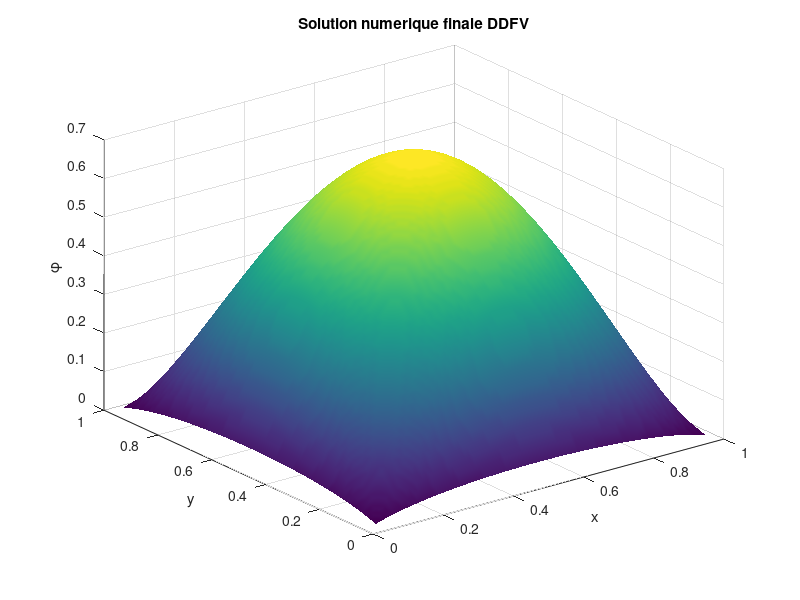

Write the MATLAB code that produced this figure.
% Implementation DDFVM pour l'équation de Darcy
clear all; clc;

%% Paramètres du problème
h = 0.05;  % taille de maille
N = 1/h;   % nombre de cellules par dimension

% Tenseur de perméabilité anisotrope
D = [1, 0; 0, 1];

%% Génération des grilles
% Grille primale (centres)
[xp, yp] = meshgrid(h/2:h:1-h/2, h/2:h:1-h/2);
% Grille duale (sommets)  
[xd, yd] = meshgrid(0:h:1, 0:h:1);

% Conversion en vecteurs
xp = xp(:); yp = yp(:);
xd = xd(:); yd = yd(:);

%% Dimensions
n_prim = length(xp);    % N^2 points primaux
n_dual = length(xd);    % (N+1)^2 points duaux  
total_dof = n_prim + n_dual;

%% Initialisation du système global
A_global = zeros(total_dof);
F_global = zeros(total_dof, 1);

%% Fonction source
f_source = @(x,y) 10;%% Production



%% ASSEMBLAGE DES EQUATIONS PRIMALES
for i = 1:N
    for j = 1:N
        % Index global du point primal courant
        idx_current = (j-1)*N + i;
        
        % Coefficients alpha (simplifi?s - tenseur constant)
        D_ij = D; D_ip1j = D; D_im1j = D; D_ijp1 = D; D_ijm1 = D;
        
        % Calcul des coefficients alpha selon formules pages 29-30
        alpha_center = 2*D_ij(2,2)*D_ijp1(2,2)/(D_ij(2,2)+D_ijp1(2,2)) + ...
                       2*D_ij(2,2)*D_ijm1(2,2)/(D_ij(2,2)+D_ijm1(2,2)) + ...
                       2*D_ij(1,1)*D_im1j(1,1)/(D_ij(1,1)+D_im1j(1,1)) + ...
                       2*D_ij(1,1)*D_ip1j(1,1)/(D_ij(1,1)+D_ip1j(1,1));
        
        alpha_north = -2*D_ij(2,2)*D_ijp1(2,2)/(D_ij(2,2)+D_ijp1(2,2));
        alpha_south = -2*D_ij(2,2)*D_ijm1(2,2)/(D_ij(2,2)+D_ijm1(2,2));
        alpha_east = -2*D_ij(1,1)*D_ip1j(1,1)/(D_ij(1,1)+D_ip1j(1,1));
        alpha_west = -2*D_ij(1,1)*D_im1j(1,1)/(D_ij(1,1)+D_im1j(1,1));
        
        alpha_ne = -(D_ij(2,2)*D_ijp1(2,1) + D_ijp1(2,2)*D_ij(2,1))/(D_ij(2,2)+D_ijp1(2,2)) - ...
                   (D_ij(1,1)*D_ip1j(1,2) + D_ip1j(1,1)*D_ij(1,2))/(D_ij(1,1)+D_ip1j(1,1));
        
        alpha_nw = (D_ij(2,2)*D_ijp1(2,1) + D_ijp1(2,2)*D_ij(2,1))/(D_ij(2,2)+D_ijp1(2,2)) + ...
                   (D_ij(1,1)*D_im1j(1,2) + D_im1j(1,1)*D_ij(1,2))/(D_ij(1,1)+D_im1j(1,1));
        
        alpha_se = (D_ij(2,2)*D_ijm1(2,1) + D_ijm1(2,2)*D_ij(2,1))/(D_ij(2,2)+D_ijm1(2,2)) + ...
                   (D_ij(1,1)*D_ip1j(1,2) + D_ip1j(1,1)*D_ij(1,2))/(D_ij(1,1)+D_ip1j(1,1));
        
        alpha_sw = -(D_ij(2,2)*D_ijm1(2,1) + D_ijm1(2,2)*D_ij(2,1))/(D_ij(2,2)+D_ijm1(2,2)) - ...
                   (D_ij(1,1)*D_im1j(1,2) + D_im1j(1,1)*D_ij(1,2))/(D_ij(1,1)+D_im1j(1,1));
        
        % Terme diagonal
        A_global(idx_current, idx_current) = alpha_center;
        
        % Voisins primaux NORD
        if j < N
            idx_north = (j)*N + i;
            A_global(idx_current, idx_north) = alpha_north;
        end
        
        % Voisins primaux SUD
        if j > 1
            idx_south = (j-2)*N + i;
            A_global(idx_current, idx_south) = alpha_south;
        end
        
        % Voisins primaux EST
        if i < N
            idx_east = (j-1)*N + (i+1);
            A_global(idx_current, idx_east) = alpha_east;
        end
        
        % Voisins primaux OUEST
        if i > 1
            idx_west = (j-1)*N + (i-1);
            A_global(idx_current, idx_west) = alpha_west;
        end
        
        % Voisins duaux NORD-EST
        if i < N && j < N
            idx_ne = n_prim + (j)*(N+1) + (i+1);
            A_global(idx_current, idx_ne) = alpha_ne;
        end
        
        % Voisins duaux NORD-OUEST
        if i > 1 && j < N
            idx_nw = n_prim + (j)*(N+1) + i;
            A_global(idx_current, idx_nw) = alpha_nw;
        end
        
        % Voisins duaux SUD-EST
        if i < N && j > 1
            idx_se = n_prim + (j-1)*(N+1) + (i+1);
            A_global(idx_current, idx_se) = alpha_se;
        end
        
        % Voisins duaux SUD-OUEST
        if i > 1 && j > 1
            idx_sw = n_prim + (j-1)*(N+1) + i;
            A_global(idx_current, idx_sw) = alpha_sw;
        end
        
        % Terme source
        x_coord = (i-0.5)*h;
        y_coord = (j-0.5)*h;
        F_global(idx_current) = h^2 * f_source(x_coord, y_coord);
    end
end

%% ASSEMBLAGE DES EQUATIONS DUALES
for i = 0:N
    for j = 0:N
        % Index global du point dual courant
        idx_current_dual = n_prim + j*(N+1) + i + 1;
        
        % ?quations duales seulement pour l'int?rieur
        if i > 0 && i < N && j > 0 && j < N
            % Coefficients beta (simplifi?s)
            D_ij = D; D_ip1j = D; D_im1j = D; D_ijp1 = D; D_ijm1 = D;
            D_ip1jp1 = D;
            
            % Coefficient diagonal beta (formule page 31)
            beta_center = (D_ijp1(2,2) + D_ip1jp1(2,2))/2 - ...
                         (D_ip1jp1(1,2) - D_ijp1(1,2))^2/(2*(D_ijp1(1,1) + D_ip1jp1(1,1))) + ...
                         (D_ij(2,2) + D_ip1j(2,2))/2 - ...
                         (D_ip1j(1,2) - D_ij(1,2))^2/(2*(D_ij(1,1) + D_ip1j(1,1))) + ...
                         (D_ip1jp1(1,1) + D_ip1j(1,1))/2 - ...
                         (D_ip1jp1(2,1) - D_ip1j(2,1))^2/(2*(D_ip1jp1(2,2) + D_ip1j(2,2))) + ...
                         (D_ij(1,1) + D_ijp1(1,1))/2 - ...
                         (D_ijp1(2,1) - D_ij(2,1))^2/(2*(D_ijp1(2,2) + D_ij(2,2)));
            
            A_global(idx_current_dual, idx_current_dual) = beta_center;
            
            % Voisins duaux NORD
            if j < N-1
                idx_dual_north = n_prim + (j+1)*(N+1) + i + 1;
                beta_north = -(D_ijp1(2,2) + D_ip1jp1(2,2))/2 + ...
                            (D_ip1jp1(1,2) - D_ijp1(1,2))^2/(2*(D_ijp1(1,1) + D_ip1jp1(1,1)));
                A_global(idx_current_dual, idx_dual_north) = beta_north;
            end
            
            % Voisins duaux SUD
            if j > 1
                idx_dual_south = n_prim + (j-1)*(N+1) + i + 1;
                beta_south = -(D_ij(2,2) + D_ip1j(2,2))/2 + ...
                            (D_ip1j(1,2) - D_ij(1,2))^2/(2*(D_ij(1,1) + D_ip1j(1,1)));
                A_global(idx_current_dual, idx_dual_south) = beta_south;
            end
            
            % Voisins duaux EST
            if i < N-1
                idx_dual_east = n_prim + j*(N+1) + i + 2;
                beta_east = -(D_ip1jp1(1,1) + D_ip1j(1,1))/2 + ...
                           (D_ip1jp1(2,1) - D_ip1j(2,1))^2/(2*(D_ip1jp1(2,2) + D_ip1j(2,2)));
                A_global(idx_current_dual, idx_dual_east) = beta_east;
            end
            
            % Voisins duaux OUEST
            if i > 1
                idx_dual_west = n_prim + j*(N+1) + i;
                beta_west = -(D_ij(1,1) + D_ijp1(1,1))/2 + ...
                           (D_ijp1(2,1) - D_ij(2,1))^2/(2*(D_ijp1(2,2) + D_ij(2,2)));
                A_global(idx_current_dual, idx_dual_west) = beta_west;
            end
            
            % Voisins primaux connect?s (formules pages 33-34)
            % Point (i,j)
            if i >= 1 && i <= N && j >= 1 && j <= N
                idx_prim_ij = (j-1)*N + i;
                beta_ij = -(D_ip1j(1,1)*D_ij(2,1) + D_ij(1,1)*D_ip1j(2,1))/(D_ij(1,1) + D_ip1j(1,1)) - ...
                          (D_ijp1(2,2)*D_ij(1,2) + D_ij(2,2)*D_ijp1(1,2))/(D_ij(2,2) + D_ijp1(2,2));
                A_global(idx_current_dual, idx_prim_ij) = beta_ij;
            end
            
            % Point (i,j+1)
            if i >= 1 && i <= N && j+1 >= 1 && j+1 <= N
                idx_prim_ijp1 = (j)*N + i;
                beta_ijp1 = (D_ijp1(1,1)*D_ip1jp1(2,1) + D_ip1jp1(1,1)*D_ijp1(2,1))/(D_ijp1(1,1) + D_ip1jp1(1,1)) + ...
                            (D_ijp1(2,2)*D_ij(1,2) + D_ij(2,2)*D_ijp1(1,2))/(D_ij(2,2) + D_ijp1(2,2));
                A_global(idx_current_dual, idx_prim_ijp1) = beta_ijp1;
            end
            
            % Point (i+1,j)
            if i+1 >= 1 && i+1 <= N && j >= 1 && j <= N
                idx_prim_ip1j = (j-1)*N + (i+1);
                beta_ip1j = (D_ip1j(1,1)*D_ij(2,1) + D_ij(1,1)*D_ip1j(2,1))/(D_ij(1,1) + D_ip1j(1,1)) + ...
                           (D_ip1j(2,2)*D_ip1jp1(1,2) + D_ip1jp1(2,2)*D_ip1j(2,1))/(D_ip1j(2,2) + D_ip1jp1(2,2));
                A_global(idx_current_dual, idx_prim_ip1j) = beta_ip1j;
            end
            
            % Point (i+1,j+1)
            if i+1 >= 1 && i+1 <= N && j+1 >= 1 && j+1 <= N
                idx_prim_ip1jp1 = (j)*N + (i+1);
                beta_ip1jp1 = -(D_ijp1(1,1)*D_ip1jp1(2,1) + D_ip1jp1(1,1)*D_ijp1(2,1))/(D_ijp1(1,1) + D_ip1jp1(1,1)) - ...
                              (D_ip1j(2,2)*D_ip1jp1(1,2) + D_ip1jp1(2,2)*D_ip1j(2,1))/(D_ip1j(2,2) + D_ip1jp1(2,2));
                A_global(idx_current_dual, idx_prim_ip1jp1) = beta_ip1jp1;
            end
            
            % Terme source dual
            x_coord_dual = i*h;
            y_coord_dual = j*h;
            F_global(idx_current_dual) = h^2 * f_source(x_coord_dual, y_coord_dual);
        end
    end
end

%% APPLICATION DES CONDITIONS AUX LIMITES DIRICHLET
% Conditions Dirichlet homogènes sur tous les bords

% Bords primaux (? = 0 sur ??)
for i = 1:N
    % Bord inf?rieur (j=1)
    idx_bottom = (1-1)*N + i;
    A_global(idx_bottom, :) = 0;
    A_global(idx_bottom, idx_bottom) = 1;
    F_global(idx_bottom) = 0;
    
    % Bord sup?rieur (j=N)
    idx_top = (N-1)*N + i;
    A_global(idx_top, :) = 0;
    A_global(idx_top, idx_top) = 1;
    F_global(idx_top) = 0;
end

for j = 1:N
    % Bord gauche (i=1)
    idx_left = (j-1)*N + 1;
    A_global(idx_left, :) = 0;
    A_global(idx_left, idx_left) = 1;
    F_global(idx_left) = 0;
    
    % Bord droit (i=N)
    idx_right = (j-1)*N + N;
    A_global(idx_right, :) = 0;
    A_global(idx_right, idx_right) = 1;
    F_global(idx_right) = 0;
end

% Bords duaux (? = 0 sur ??)
for i = 0:N
    % Bord inf?rieur dual (j=0)
    idx_dual_bottom = n_prim + 0*(N+1) + i + 1;
    A_global(idx_dual_bottom, :)=0;
    A_global(idx_dual_bottom, idx_dual_bottom) = 1;
    F_global(idx_dual_bottom) = 0;
    
    % Bord sup?rieur dual (j=N)
    idx_dual_top = n_prim + N*(N+1) + i + 1;
    A_global(idx_dual_top, :) = 0;
    A_global(idx_dual_top, idx_dual_top) = 1;
    F_global(idx_dual_top) = 0;
end

for j = 0:N
    % Bord gauche dual (i=0)
    idx_dual_left = n_prim + j*(N+1) + 0 + 1;
    A_global(idx_dual_left, :) = 0;
    A_global(idx_dual_left, idx_dual_left) = 1;
    F_global(idx_dual_left) = 0;
    
    % Bord droit dual (i=N)
    idx_dual_right = n_prim + j*(N+1) + N + 1;
    A_global(idx_dual_right, :) = 0;
    A_global(idx_dual_right, idx_dual_right) = 1;
    F_global(idx_dual_right) = 0;
end

%% RESOLUTION DU SYSTEME LINEAIRE
fprintf('R?solution du syst?me DDFV...\n');
fprintf('Taille du syst?me: %d x %d\n', total_dof, total_dof);
fprintf('Nombre de points primaux: %d\n', n_prim);
fprintf('Nombre de points duaux: %d\n', n_dual);

% Vérification que la matrice n'est pas singuli?re
if rank(A_global) < total_dof
    warning('La matrice est singulière ou mal conditionnée');
end

% R?solution
phi_solution = A_global \ F_global;

% Extraction des solutions primale et duale
phi_prim = phi_solution(1:n_prim);
phi_dual = phi_solution(n_prim+1:end);

% Reformater les coordonnées primales et duales en matrices
Xp = reshape(xp, N, N);
Yp = reshape(yp, N, N);
PhiP = reshape(phi_prim, N, N);

Xd = reshape(xd, N+1, N+1);
Yd = reshape(yd, N+1, N+1);
PhiD = reshape(phi_dual, N+1, N+1);

% Cr?er une grille fine pour interpolation
[Xplot, Yplot] = meshgrid(linspace(0,1,100), linspace(0,1,100));

% Interpoler la solution primale num?rique sur la grille fine
Ui_prim = interp2(Xp, Yp, PhiP, Xplot, Yplot, 'linear');

% Interpoler la solution duale num?rique sur la grille fine
Ui_dual = interp2(Xd, Yd, PhiD, Xplot, Yplot, 'linear');

% Moyenne pond?r?e des interpolations num?riques
Ui_final = (Ui_prim + Ui_dual)/2;


% Trac? solution num?rique finale
figure;
surf(Xplot, Yplot, Ui_final);
shading interp;
title('Solution numerique finale DDFV');
xlabel('x'); ylabel('y'); zlabel('\phi');
saveas(gcf, 'ma_figure_darcy_3D_DDFVM_production.png'); 
colorbar;
view(3);
